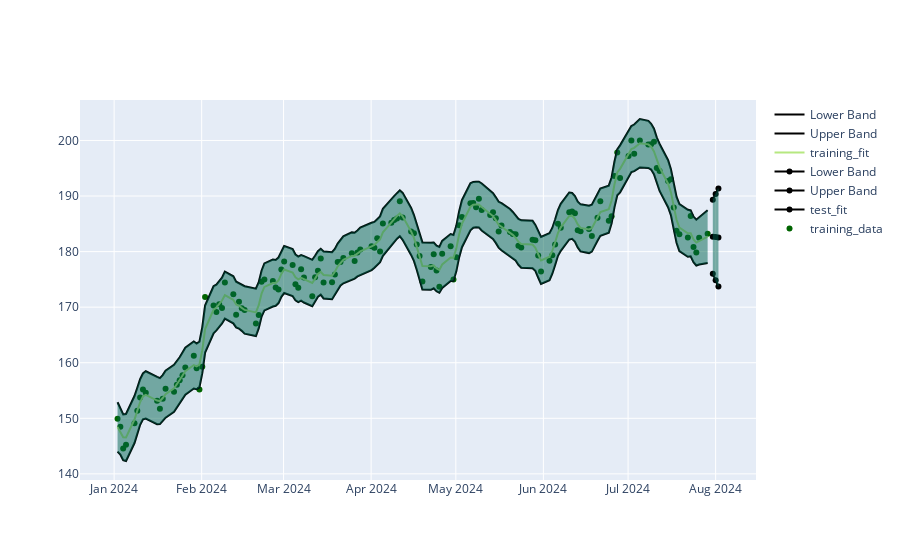

This figure's notebook cell:
### Code cell
dataset_index = -1
btest.create_backtest_data(
    datetime(year=2024, month=1, day=1),
    datetime(year=2024, month=7, day=31), 
    ql.Date(2,8,2024),store_prices=True
)
from src.kata_models.GaussianProcessModel import RegressionModel

btest.fit_model(dataset_index, lambda x,y: RegressionModel(x,y))

yfit, ysigma = btest.predict(dataset_index) 
test_yfit , lower, upper = btest.create_bands(yfit, ysigma)
training_f, lower_f, upper_f = btest.training_bands(dataset_index)



prediction_markers = go.Scatter(x=btest.prediction_data[dataset_index], 
                            y=btest.prediction_data_price[dataset_index], 
                            mode='markers',
                            marker=dict(color='red'),
                            name='test_data')

training_markers = go.Scatter(x=btest.data[dataset_index][0], 
                              y = btest.data[dataset_index][1],
                            mode='markers',
                            marker=dict(color='darkgreen'),
                            name='training_data')

xt = btest.prediction_data[dataset_index]
bands = [
go.Scatter(x=xt, y=test_yfit, line=dict(color='black', width=2), name='test_fit'),
go.Scatter(x=xt, y=upper, line=dict(color='black', width=2), name='Upper Band'),
go.Scatter(x=xt, y=lower, line=dict(color='black', width=2), name='Lower Band'),
go.Scatter(x=xt, y=upper, fill=None, mode='lines', line=dict(color='rgba(0,100,80,0.2)'), showlegend=False),
go.Scatter(x=xt, y=lower, fill='tonexty', mode='lines', line=dict(color='rgba(0,100,80,0.2)'), showlegend=False),
]

x = btest.data[dataset_index][0]
training_fit_bands = [
go.Scatter(x=x, y=training_f, name='training_fit'),
go.Scatter(x=x, y=upper_f, line=dict(color='black', width=2), name='Upper Band'),
go.Scatter(x=x, y=lower_f, line=dict(color='black', width=2), name='Lower Band'),
go.Scatter(x=x, y=upper_f, fill=None, mode='lines', line=dict(color='rgba(0,100,80,0.2)'), showlegend=False),
go.Scatter(x=x, y=lower_f, fill='tonexty', mode='lines', line=dict(color='rgba(0,100,80,0.2)'), showlegend=False),
] 


fig = go.Figure([prediction_markers, training_markers, *bands, *training_fit_bands])

fig.show()

### Figure 1 — Plotly figure (JSON) as saved in the notebook; plotly's stock layout.template omitted (floating-point values rounded to 4 significant figures; data arrays with more than 128 entries replaced by an {"elided": "..."} marker saying what was removed)
{"data": [{"marker": {"color": "red"}, "mode": "markers", "name": "test_data", "type": "scatter", "x": ["2024-07-31T00:00:00", "2024-08-01T00:00:00", "2024-08-02T00:00:00"], "y": []}, {"marker": {"color": "darkgreen"}, "mode": "markers", "name": "training_data", "type": "scatter", "x": {"elided": "144 str values"}, "y": {"elided": "144 float values"}}, {"line": {"color": "black", "width": 2}, "name": "test_fit", "type": "scatter", "x": ["2024-07-31T00:00:00", "2024-08-01T00:00:00", "2024-08-02T00:00:00"], "y": [182.7, 182.6, 182.5]}, {"line": {"color": "black", "width": 2}, "name": "Upper Band", "type": "scatter", "x": ["2024-07-31T00:00:00", "2024-08-01T00:00:00", "2024-08-02T00:00:00"], "y": [189.3, 190.4, 191.4]}, {"line": {"color": "black", "width": 2}, "name": "Lower Band", "type": "scatter", "x": ["2024-07-31T00:00:00", "2024-08-01T00:00:00", "2024-08-02T00:00:00"], "y": [176.0, 174.9, 173.7]}, {"line": {"color": "rgba(0,100,80,0.2)"}, "mode": "lines", "showlegend": false, "type": "scatter", "x": ["2024-07-31T00:00:00", "2024-08-01T00:00:00", "2024-08-02T00:00:00"], "y": [189.3, 190.4, 191.4]}, {"fill": "tonexty", "line": {"color": "rgba(0,100,80,0.2)"}, "mode": "lines", "showlegend": false, "type": "scatter", "x": ["2024-07-31T00:00:00", "2024-08-01T00:00:00", "2024-08-02T00:00:00"], "y": [176.0, 174.9, 173.7]}, {"name": "training_fit", "type": "scatter", "x": {"elided": "144 str values"}, "y": {"elided": "144 float values"}}, {"line": {"color": "black", "width": 2}, "name": "Upper Band", "type": "scatter", "x": {"elided": "144 str values"}, "y": {"elided": "144 float values"}}, {"line": {"color": "black", "width": 2}, "name": "Lower Band", "type": "scatter", "x": {"elided": "144 str values"}, "y": {"elided": "144 float values"}}, {"line": {"color": "rgba(0,100,80,0.2)"}, "mode": "lines", "showlegend": false, "type": "scatter", "x": {"elided": "144 str values"}, "y": {"elided": "144 float values"}}, {"fill": "tonexty", "line": {"color": "rgba(0,100,80,0.2)"}, "mode": "lines", "showlegend": false, "type": "scatter", "x": {"elided": "144 str values"}, "y": {"elided": "144 float values"}}], "layout": {}}
